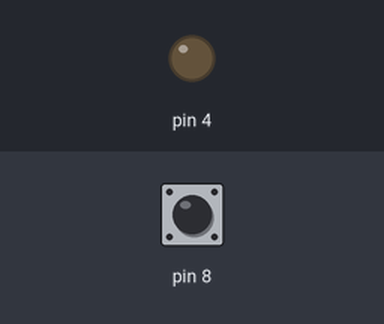
A sketch run on a simulated Arduino Uno, built with avr-gcc and run on an emulated ATmega328P. Parts: output pins drawn as LEDs (lit = HIGH). Inputs (shaded band) come from the test bench; at power-on: pin 8 HIGH.

Above: at 0.8 s.
0.9 s: pin 8 pulled LOW for 0.15 s
At 0.97 s:
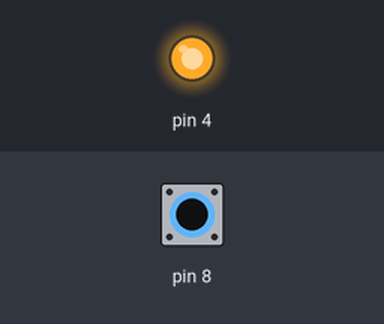
2.5 s: pin 8 pulled LOW for 1 s
At 4.0 s:
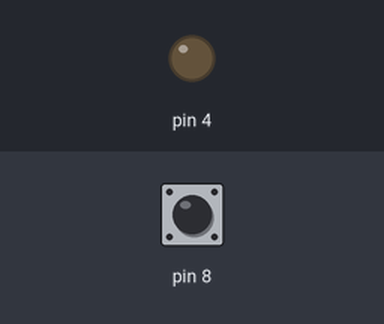
6.5 s: pin 8 pulled LOW for 3.2 s
At 7.5 s:
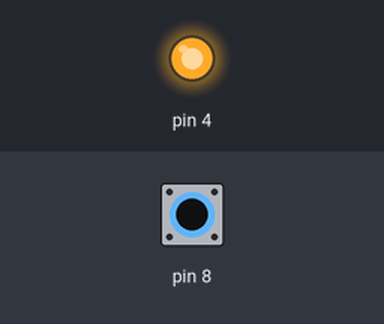
Timing chart, 0 to 11.2 s (numbered marks = the images above; inputs shaded):
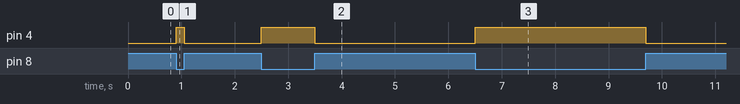

The sketch:

reciverIR.ino
```cpp
/*
* reciverIR.ino
*
* Created: 10/30/2017 11:28:15 PM
* Author: Zjonn
*/
#define SET(VAL)(1 << VAL)

void initTimer() {
    cli();
    TCCR1B |= SET(WGM12);
    TCCR1B |= SET(CS10) | SET(CS12);

    OCR1A = 350;

    TIMSK1 |= SET(OCIE1A);
    sei();


    TCCR2A |= SET(WGM21); // CCT
    TCCR2A |= SET(COM2A0);
    TCCR2B |= /*SET(CS22) |*/ SET(CS20) /*| SET(CS20)*/;
    OCR2A = 210;
}

ISR(TIMER1_COMPA_vect) {
    DDRB ^= 0x08;
}

int main() {
    initTimer();
    DDRD = 0x10;

    PORTB |= 0x01;
    while(1) {
        if(!(PINB & 0x01))
            PORTD |= 0x10;
        else
            PORTD &= ~0x10;
    }
}
```

Measured:
- after the input at 0.9 s, pin 4: LOW → HIGH at once, → LOW 0.15 s later
- after the input at 2.5 s, pin 4: LOW → HIGH at once, → LOW 1.0 s later
- after the input at 6.5 s, pin 4: LOW → HIGH at once, → LOW 3.2 s later
